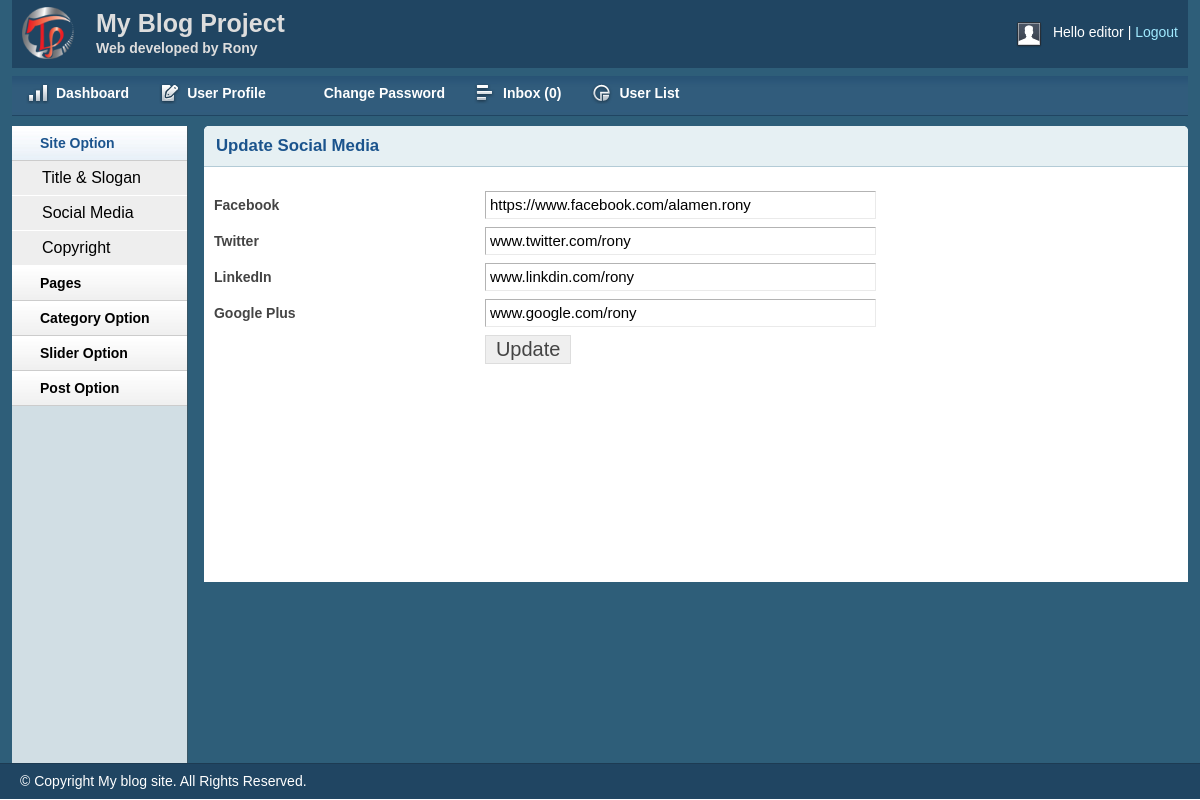
Screenshot of /admin/social.php (signed in) with the database file from the repository.
### tables this page shows
CREATE TABLE `tbl_social` (
  `id` int(11) NOT NULL,
  `facebook` varchar(255) NOT NULL,
  `twitter` varchar(255) NOT NULL,
  `linkdin` varchar(255) NOT NULL,
  `google` varchar(255) NOT NULL
);

### classes/Post.php (called while the page is built, shortened)
<?php
   $filepath = realpath(dirname(__FILE__));
    include_once ($filepath.'/../lib/Database.php');
?>
<?php
  class Post{
  	 private $db;
	 public function __construct(){
		$this->db=new Database();
	}
      public function socialmedia(){
      	$query = "SELECT * FROM tbl_social WHERE id='1' ";
      	$result = $this->db->select($query);
      	return $result;
      }
}
?>

### lib/Database.php (called while the page is built, shortened)
<?php
Class Database{
 public $host   = DB_HOST;
 public $user   = DB_USER;
 public $pass   = DB_PASS;
 public $dbname = DB_NAME;
 public $link;
private function connectDB(){
 $this->link = new mysqli($this->host, $this->user, $this->pass, $this->dbname);
 }
public function select($query){
  $result = $this->link->query($query) or die($this->link->error.__LINE__);
  if($result->num_rows > 0){
    return $result;
  } else {
    return false;
  }
 }
}

### admin/social.php (the view, shortened to what this page needs)
<?php include 'inc/header.php';?>
<?php include 'inc/sidebar.php';?>
<div class="grid_10">
    <div class="box round first grid">
        <h2>Update Social Media</h2>
        <div class="block">
        <?php
                   $getAllSocialMedia = $pt->socialmedia();
                   if ($getAllSocialMedia) {
                       while ($result = $getAllSocialMedia->fetch_assoc()) {
               ?>
         <form action=" " method="POST" enctype="multipart/form-data">
            <table class="form">
                <tr>
                    <td>
                        <label>Facebook</label>
                    </td>
                    <td>
                        <input type="text" name="facebook" value="<?php echo $result['facebook'];?>"  class="medium" />
                    </td>
                </tr>
				 <tr>
                    <td>
                        <label>Twitter</label>
                    </td>
                    <td>
                        <input type="text" name="twitter" value="<?php echo $result['twitter'];?>" class="medium" />
                    </td>
                </tr>
				 <tr>
                    <td>
                        <label>LinkedIn</label>
                    </td>
                    <td>
                        <input type="text" name="linkdin" value="<?php echo $result['linkdin'];?>" class="medium" />
                    </td>
                </tr>
				 <tr>
                    <td>
                        <label>Google Plus</label>
                    </td>
                    <td>
                        <input type="text" name="google" value="<?php echo $result['google'];?>" class="medium" />
                    </td>
                </tr>
				 <tr>
                    <td></td>
                    <td>
                        <input type="submit" name="submit" Value="Update" />
                    </td>
                </tr>
            </table>
            </form>
        <?php }}?>
        </div>
    </div>
</div>
<?php include 'inc/footer.php';?>

### admin/css/text.css (style rules this page uses)
body { font: 13px/1.5 Tahoma, Helvetica, Arial, 'Liberation Sans', FreeSans, sans-serif; }
h2 { font-size: 23px; }
p, dl, hr, h1, h2, h3, h4, h5, h6, ol, ul, pre, table, address, fieldset { margin-bottom: 20px; }

### admin/css/grid.css (style rules this page uses)
.grid_1, .grid_2, .grid_3, .grid_4, .grid_5, .grid_6, .grid_7, .grid_8, .grid_9, .grid_10, .grid_11, .grid_12, .grid_13, .grid_14, .grid_15, .grid_16 { display: inline; float: left; margin-left: 1%; margin-right: 1%; }
.container_12 .grid_10 { width: 81.333%; }

### admin/css/layout.css (style rules this page uses)
body { background: #fff none repeat scroll 0 0; color: #444; font-size: 14px; padding: 0; }
h1, h2, h3, h4, h5, h6 { line-height:1.2em; margin-bottom:.3em; }
h2 { margin-top:1em; }
.box { background:#fff; margin-bottom:20px; padding:10px 10px 10px 10px; margin-left:-8px; }
.box.grid { padding-bottom:40px; }
.box.round { -moz-border-radius: 5px 5px 0px 0px; -webkit-border-radius: 5px 5px 0px 0px; border-radius: 5px 5px 0px 0px; }
.box h2 { font-size:1.2em; font-weight:bold; color:#1B548D; background:#E6F0F3; margin:-10px -10px 0 -10px; padding:10px 12px; border-bottom:1px solid #B3CBD6; -moz-border-radius: 5px 5px 0px 0px; -webkit-border-radius: 5px 5px 0px 0px; border-radius: 5px 5px 0px 0px; }
.box.first { min-height: 406px; }
.block { padding-top:20px; }
table.form { width:100%; }
table.form td { padding:4px 0px; }
table.form label { font-weight:bold; }
table.form input, table.form select { font-size: 15px; padding: 4px 4px 5px 4px; border-top: 1px solid #b3b3b3; border-left: 1px solid #b3b3b3; border-right: 1px solid #eaeaea; border-bottom: 1px solid #eaeaea; }
table.form input[type="submit"] { border: 1px solid #ddd; color: #444; cursor: pointer; font-size: 20px; padding: 2px 10px; }
input.medium { width: 55%; }
.block { padding-bottom:1px; }

### rows the page displays
tbl_social: facebook "https://www.facebook.com/alamen.rony", twitter "www.twitter.com/rony", linkdin "www.linkdin.com/rony", google "www.google.com/rony"

### other values shown
Session::get('adminUser') "editor"
